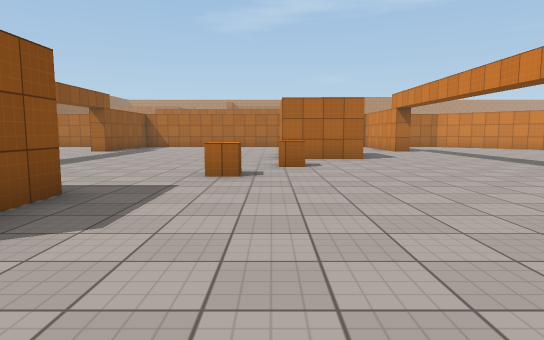
[1] (above)

24 first-person views from a walk through a scene from a Unity 3-D project. The camera is 1.3 m above the floor, tilts 6° down and sees 75° across. The floor is counted in squares, 2 m on a side. Each view is taken from the middle of a square. On the plan, view 1 faces up. The plan holds only what a view shows up to about 10 squares ahead; the rest is blank. The place goes on beyond the plan. Surface patterns are stand-ins for the level's own textures.

[2]
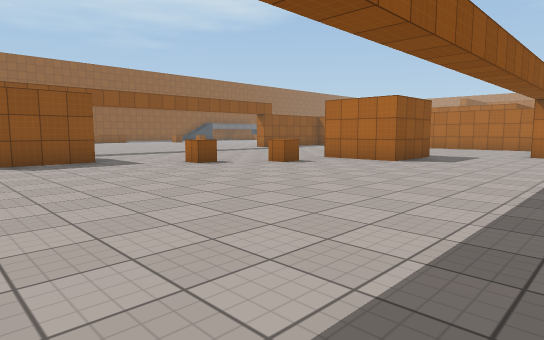

[3]
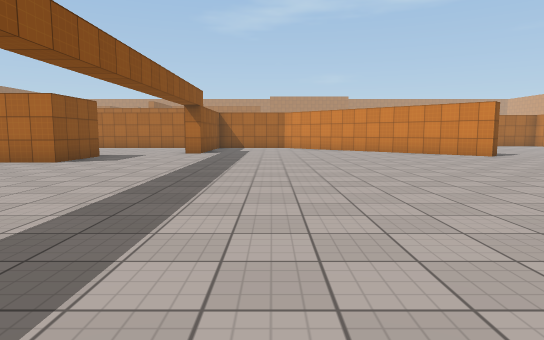

[4]
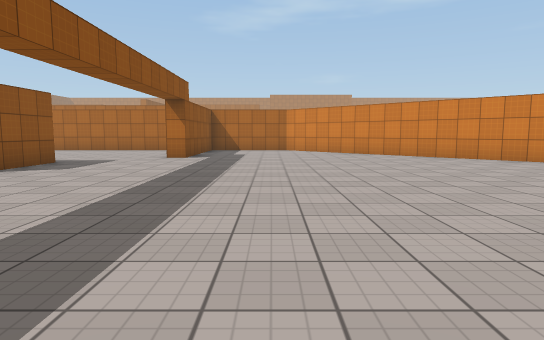

[5]
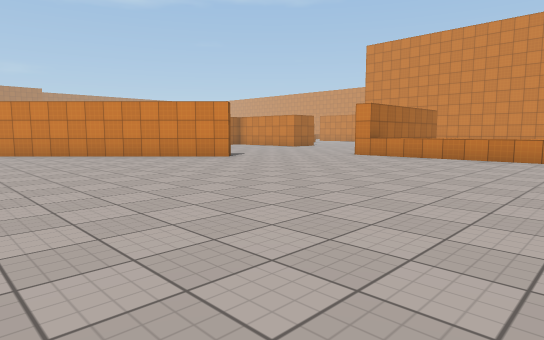

[6]
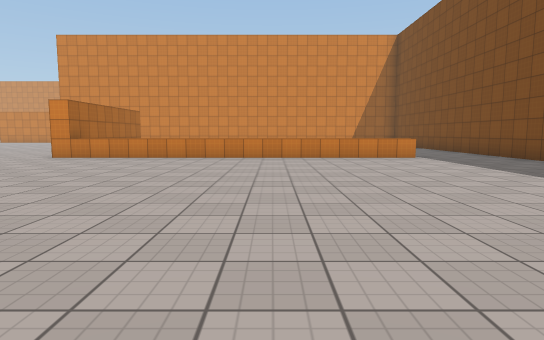

[7]
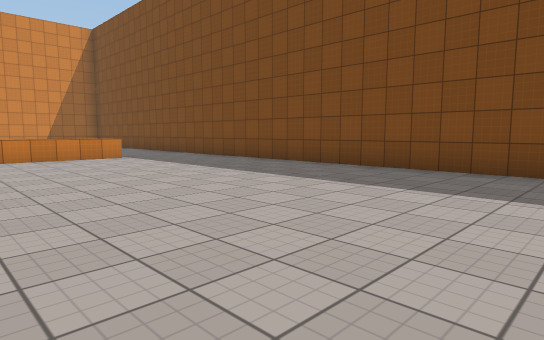

[8]
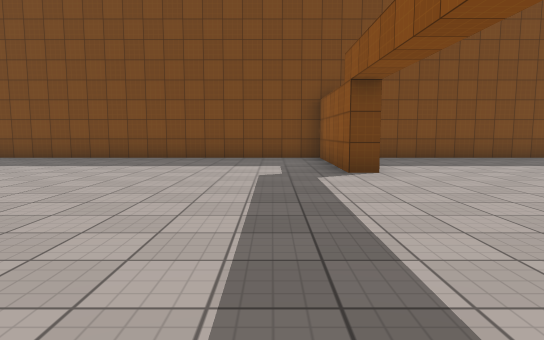

[9]
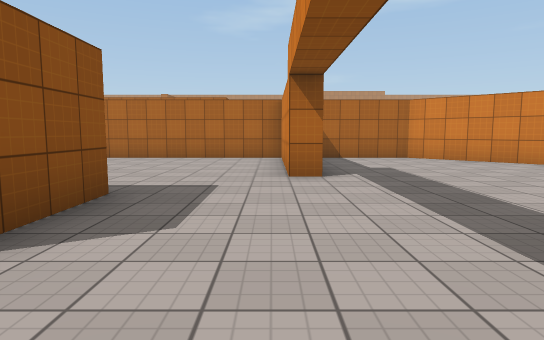

[10]
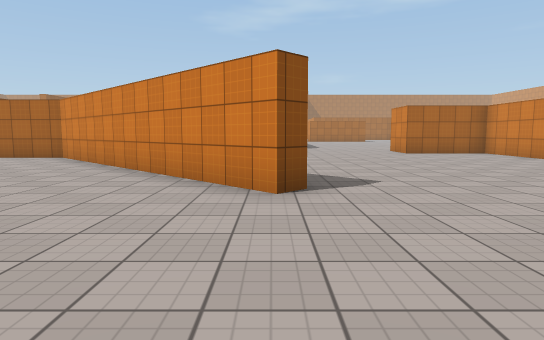

[11]
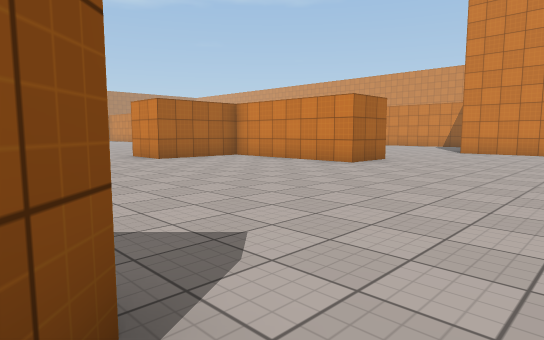

[12]
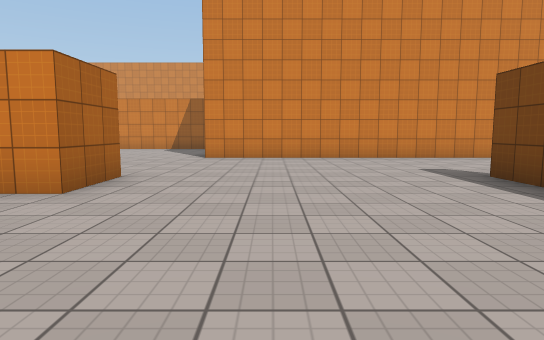

[13]
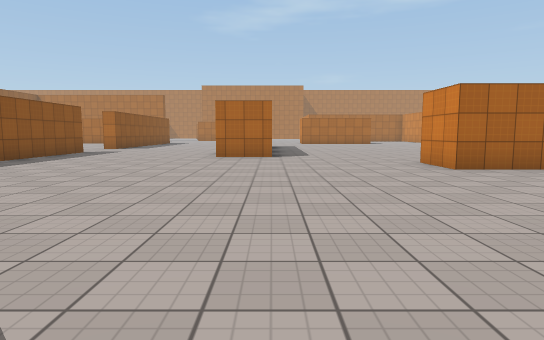

[14]
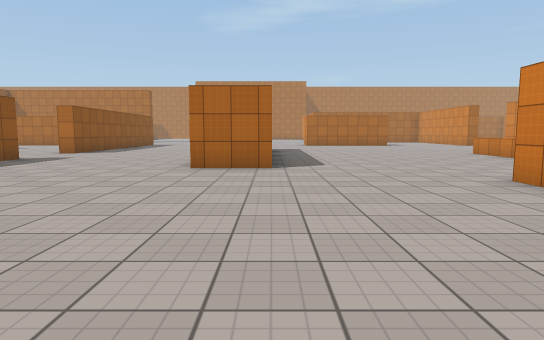

[15]
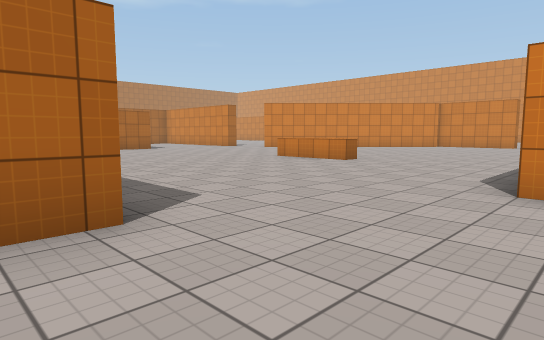

[16]
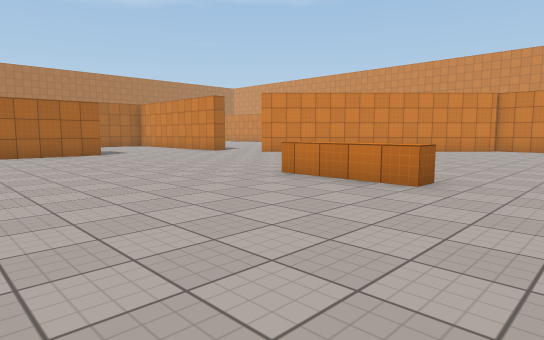

[17]
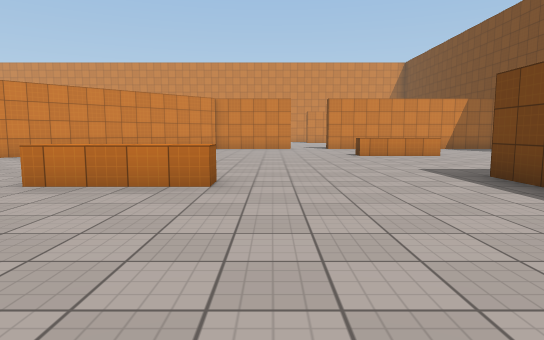

[18]
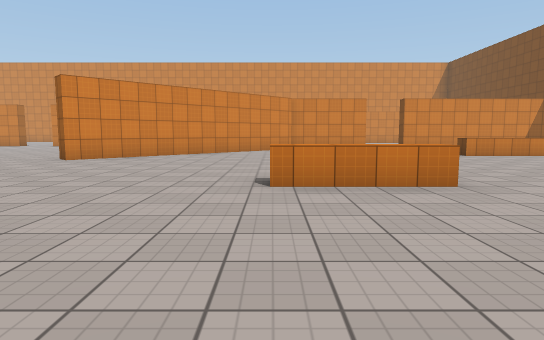

[19]
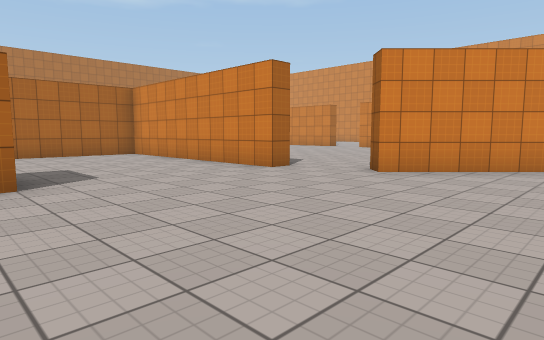

[20]
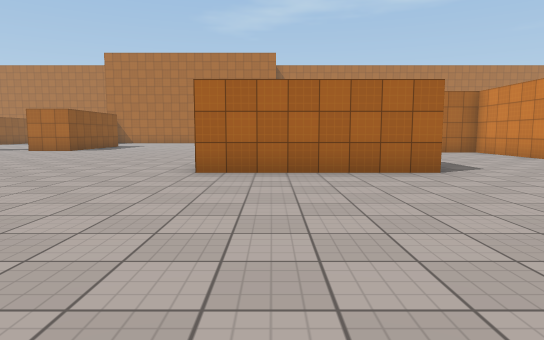

[21]
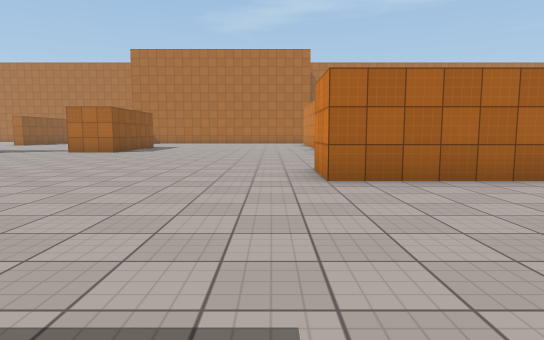

[22]
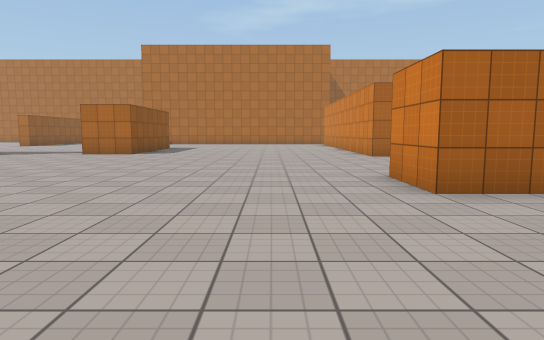

[23]
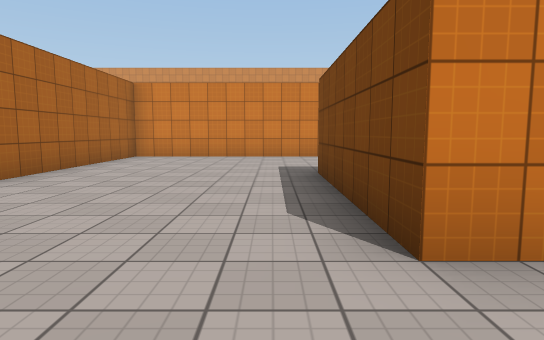

[24]
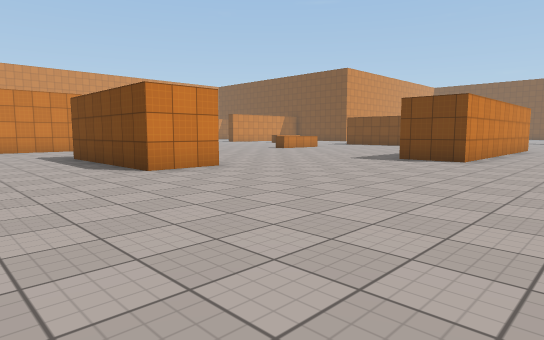

### Floor plan
Points are (right, up) in squares from view 1. A wall is a line through its corners. A room is listed if a view was taken in it or the views show most of it. See-through windows are left out.
Room 1 (views 1, 2, 3, 4, 5, 6, 7, 8, 9, 10)
walls: (4.1, 0.3) (4.7, 0.3) (4.7, -3.3) (17.1, -3.3); (13.1, 10.7) (7.5, 16.2) (5.2, 16.2); (17.1, 8.2) (16.2, 8.2); (2.3, 10.8) (2.3, 8.8) (0.2, 8.8); (4.7, 13.1) (4.7, 12.3) (4.3, 12.3) (4.3, 15.9); (16.2, -0.8) (16.2, 8.8); (-2.2, 3.9) (-2.2, 2); (4.2, 16.2) (-0.4, 16.2); (-1.1, -3.3) (3.2, -3.3); (25.2, 6.2) (25.2, 7.4)
ways out: opening at (14.5, 10) to room 2; opening at (23, 8) to room 2
Room 2 (views 11, 12, 13, 14, 15, 16, 17, 18, 19, 20, 21, 22, 23, 24)
walls: (12.5, 25.2) (12.5, 28.5) (14, 28.5); (14.1, 21.5) (12.5, 21.5); (20.1, 19.7) (21.2, 19.7); (19.9, 32.7) (15.7, 32.7) (15.7, 34.2) (19.8, 34.2); (19, 18.2) (17.3, 18.2) (17.3, 19.8); (7.8, 23.8) (7.8, 20.1); (23.8, 32.7) (23.8, 38.7) (16.8, 38.7); (26.4, 28.9) (24.4, 30.9) (24.8, 31.3); (21.4, 14.2) (19.8, 14.2) (19.8, 17.5); (13.5, 11.2) (13.1, 10.7); (20.1, 8.7) (21.2, 8.7); (25.2, 7.4) (25.2, 13.8)
low walls: (20.9, 23.7) (20.3, 23.7) (20.3, 26); (26, 18.2) (26, 20.6)
ways out: opening at (14.5, 10) to room 1; opening at (23, 8) to room 1; opening at (7.7, 25); opening at (24, 32)

Where each view was taken, in squares from view 1:
view 1: 0 up, 0 right, facing up
view 2: 1 up, 6 right, facing up-left
view 3: 1 up, 7 right, facing up
view 4: 3 up, 7 right, facing up
view 5: 3 up, 7 right, facing up-right
view 6: 3 up, 7 right, facing right
view 7: 3 up, 7 right, facing down-right
view 8: 6 up, 6 right, facing down
view 9: 7 up, 4 right, facing up
view 10: 7 up, 13 right, facing up
view 11: 10 up, 13 right, facing up-right
view 12: 12 up, 16 right, facing right
view 13: 12 up, 14 right, facing up
view 14: 15 up, 14 right, facing up
view 15: 19 up, 13 right, facing up-right
view 16: 22 up, 16 right, facing up-right
view 17: 23 up, 16 right, facing right
view 18: 26 up, 16 right, facing right
view 19: 28 up, 19 right, facing up-right
view 20: 27 up, 17 right, facing up
view 21: 28 up, 15 right, facing up
view 22: 29 up, 14 right, facing up
view 23: 35 up, 14 right, facing right
view 24: 37 up, 10 right, facing down-right
